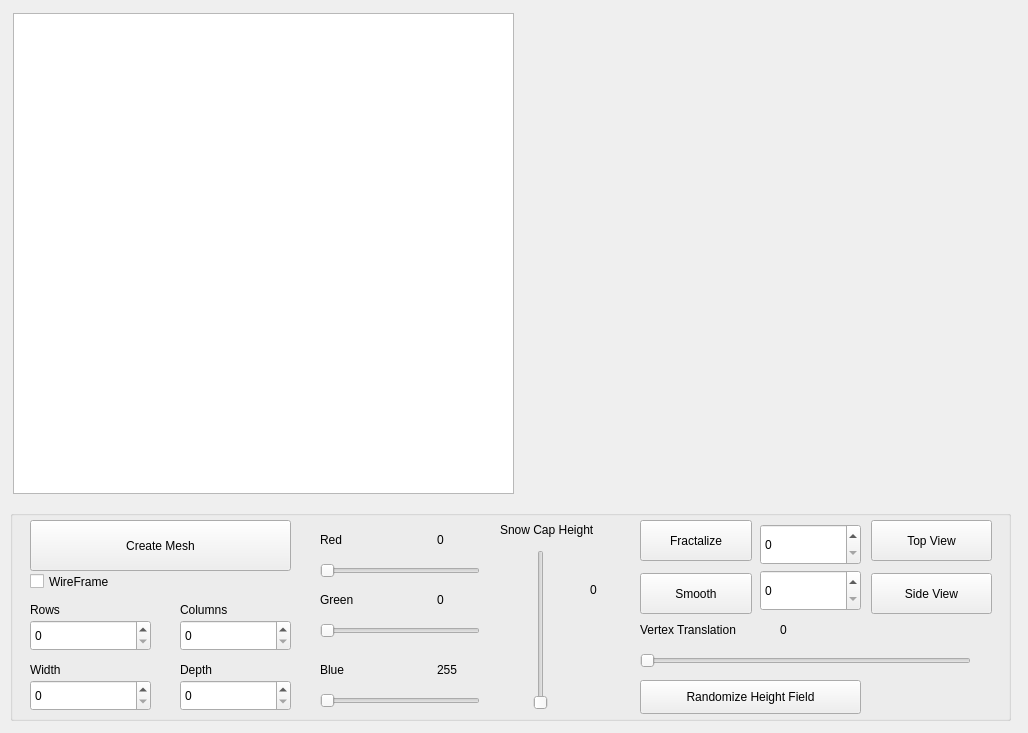
<?xml version="1.0" encoding="UTF-8"?>
<ui version="4.0">
 <class>Window</class>
 <widget class="QWidget" name="Window">
  <property name="geometry">
   <rect>
    <x>0</x>
    <y>0</y>
    <width>1028</width>
    <height>733</height>
   </rect>
  </property>
  <property name="minimumSize">
   <size>
    <width>1028</width>
    <height>733</height>
   </size>
  </property>
  <property name="windowTitle">
   <string>Window</string>
  </property>
  <widget class="QListWidget" name="listWidget">
   <property name="geometry">
    <rect>
     <x>13</x>
     <y>13</y>
     <width>501</width>
     <height>481</height>
    </rect>
   </property>
  </widget>
  <widget class="QGroupBox" name="groupBox">
   <property name="geometry">
    <rect>
     <x>10</x>
     <y>510</y>
     <width>1001</width>
     <height>211</height>
    </rect>
   </property>
   <property name="title">
    <string/>
   </property>
   <widget class="QSlider" name="translateSlider">
    <property name="geometry">
     <rect>
      <x>630</x>
      <y>140</y>
      <width>331</width>
      <height>22</height>
     </rect>
    </property>
    <property name="orientation">
     <enum>Qt::Horizontal</enum>
    </property>
   </widget>
   <widget class="QCheckBox" name="wireFrameCheckBox">
    <property name="geometry">
     <rect>
      <x>20</x>
      <y>60</y>
      <width>111</width>
      <height>23</height>
     </rect>
    </property>
    <property name="text">
     <string>WireFrame</string>
    </property>
   </widget>
   <widget class="QSpinBox" name="rowSpinBox">
    <property name="geometry">
     <rect>
      <x>20</x>
      <y>110</y>
      <width>121</width>
      <height>31</height>
     </rect>
    </property>
   </widget>
   <widget class="QSpinBox" name="widthSpinBox">
    <property name="geometry">
     <rect>
      <x>20</x>
      <y>170</y>
      <width>121</width>
      <height>31</height>
     </rect>
    </property>
   </widget>
   <widget class="QSpinBox" name="columnSpinBox">
    <property name="geometry">
     <rect>
      <x>170</x>
      <y>110</y>
      <width>111</width>
      <height>31</height>
     </rect>
    </property>
   </widget>
   <widget class="QSpinBox" name="depthSpinBox">
    <property name="geometry">
     <rect>
      <x>170</x>
      <y>170</y>
      <width>111</width>
      <height>31</height>
     </rect>
    </property>
   </widget>
   <widget class="QSlider" name="red_slider">
    <property name="geometry">
     <rect>
      <x>310</x>
      <y>50</y>
      <width>160</width>
      <height>22</height>
     </rect>
    </property>
    <property name="orientation">
     <enum>Qt::Horizontal</enum>
    </property>
   </widget>
   <widget class="QSlider" name="green_slider">
    <property name="geometry">
     <rect>
      <x>310</x>
      <y>110</y>
      <width>160</width>
      <height>22</height>
     </rect>
    </property>
    <property name="orientation">
     <enum>Qt::Horizontal</enum>
    </property>
   </widget>
   <widget class="QSlider" name="blue_slider">
    <property name="geometry">
     <rect>
      <x>310</x>
      <y>180</y>
      <width>160</width>
      <height>22</height>
     </rect>
    </property>
    <property name="orientation">
     <enum>Qt::Horizontal</enum>
    </property>
   </widget>
   <widget class="QLabel" name="label">
    <property name="geometry">
     <rect>
      <x>310</x>
      <y>20</y>
      <width>68</width>
      <height>19</height>
     </rect>
    </property>
    <property name="text">
     <string>Red</string>
    </property>
   </widget>
   <widget class="QLabel" name="label_2">
    <property name="geometry">
     <rect>
      <x>310</x>
      <y>80</y>
      <width>68</width>
      <height>19</height>
     </rect>
    </property>
    <property name="text">
     <string>Green</string>
    </property>
   </widget>
   <widget class="QLabel" name="label_3">
    <property name="geometry">
     <rect>
      <x>310</x>
      <y>150</y>
      <width>68</width>
      <height>19</height>
     </rect>
    </property>
    <property name="text">
     <string>Blue</string>
    </property>
   </widget>
   <widget class="QPushButton" name="topViewButton">
    <property name="geometry">
     <rect>
      <x>861</x>
      <y>10</y>
      <width>121</width>
      <height>41</height>
     </rect>
    </property>
    <property name="text">
     <string>Top View</string>
    </property>
   </widget>
   <widget class="QPushButton" name="sideViewButton">
    <property name="geometry">
     <rect>
      <x>861</x>
      <y>63</y>
      <width>121</width>
      <height>41</height>
     </rect>
    </property>
    <property name="text">
     <string>Side View</string>
    </property>
   </widget>
   <widget class="QPushButton" name="createButton">
    <property name="geometry">
     <rect>
      <x>20</x>
      <y>10</y>
      <width>261</width>
      <height>51</height>
     </rect>
    </property>
    <property name="text">
     <string>Create Mesh</string>
    </property>
   </widget>
   <widget class="QLabel" name="label_4">
    <property name="geometry">
     <rect>
      <x>20</x>
      <y>90</y>
      <width>68</width>
      <height>19</height>
     </rect>
    </property>
    <property name="text">
     <string>Rows</string>
    </property>
   </widget>
   <widget class="QLabel" name="label_5">
    <property name="geometry">
     <rect>
      <x>170</x>
      <y>90</y>
      <width>68</width>
      <height>19</height>
     </rect>
    </property>
    <property name="text">
     <string>Columns</string>
    </property>
   </widget>
   <widget class="QLabel" name="widthLabel">
    <property name="geometry">
     <rect>
      <x>20</x>
      <y>150</y>
      <width>68</width>
      <height>19</height>
     </rect>
    </property>
    <property name="text">
     <string>Width</string>
    </property>
   </widget>
   <widget class="QLabel" name="depthLabel">
    <property name="geometry">
     <rect>
      <x>170</x>
      <y>150</y>
      <width>68</width>
      <height>19</height>
     </rect>
    </property>
    <property name="text">
     <string>Depth</string>
    </property>
   </widget>
   <widget class="QPushButton" name="fractalizeButton">
    <property name="geometry">
     <rect>
      <x>630</x>
      <y>10</y>
      <width>112</width>
      <height>41</height>
     </rect>
    </property>
    <property name="toolTipDuration">
     <number>-1</number>
    </property>
    <property name="text">
     <string>Fractalize</string>
    </property>
   </widget>
   <widget class="QPushButton" name="smoothButton">
    <property name="geometry">
     <rect>
      <x>630</x>
      <y>63</y>
      <width>112</width>
      <height>41</height>
     </rect>
    </property>
    <property name="text">
     <string>Smooth</string>
    </property>
   </widget>
   <widget class="QSpinBox" name="fractalSpinBox">
    <property name="geometry">
     <rect>
      <x>750</x>
      <y>14</y>
      <width>101</width>
      <height>41</height>
     </rect>
    </property>
   </widget>
   <widget class="QSpinBox" name="smoothSpinBox">
    <property name="geometry">
     <rect>
      <x>750</x>
      <y>60</y>
      <width>101</width>
      <height>41</height>
     </rect>
    </property>
   </widget>
   <widget class="QLabel" name="label_6">
    <property name="geometry">
     <rect>
      <x>630</x>
      <y>110</y>
      <width>141</width>
      <height>19</height>
     </rect>
    </property>
    <property name="text">
     <string>Vertex Translation</string>
    </property>
   </widget>
   <widget class="QSlider" name="snowSlider">
    <property name="geometry">
     <rect>
      <x>520</x>
      <y>40</y>
      <width>22</width>
      <height>160</height>
     </rect>
    </property>
    <property name="orientation">
     <enum>Qt::Vertical</enum>
    </property>
   </widget>
   <widget class="QLabel" name="redLabel">
    <property name="geometry">
     <rect>
      <x>427</x>
      <y>20</y>
      <width>41</width>
      <height>20</height>
     </rect>
    </property>
    <property name="text">
     <string>0</string>
    </property>
   </widget>
   <widget class="QLabel" name="greenLabel">
    <property name="geometry">
     <rect>
      <x>427</x>
      <y>80</y>
      <width>41</width>
      <height>20</height>
     </rect>
    </property>
    <property name="text">
     <string>0</string>
    </property>
   </widget>
   <widget class="QLabel" name="blueLabel">
    <property name="geometry">
     <rect>
      <x>427</x>
      <y>150</y>
      <width>41</width>
      <height>20</height>
     </rect>
    </property>
    <property name="text">
     <string>255</string>
    </property>
   </widget>
   <widget class="QLabel" name="label_10">
    <property name="geometry">
     <rect>
      <x>490</x>
      <y>10</y>
      <width>131</width>
      <height>19</height>
     </rect>
    </property>
    <property name="text">
     <string>Snow Cap Height</string>
    </property>
   </widget>
   <widget class="QLabel" name="snowLabel">
    <property name="geometry">
     <rect>
      <x>580</x>
      <y>70</y>
      <width>31</width>
      <height>20</height>
     </rect>
    </property>
    <property name="text">
     <string>0</string>
    </property>
   </widget>
   <widget class="QLabel" name="vertexLabel">
    <property name="geometry">
     <rect>
      <x>770</x>
      <y>110</y>
      <width>68</width>
      <height>19</height>
     </rect>
    </property>
    <property name="text">
     <string>0</string>
    </property>
   </widget>
   <widget class="QPushButton" name="randomFieldButton">
    <property name="geometry">
     <rect>
      <x>630</x>
      <y>170</y>
      <width>221</width>
      <height>34</height>
     </rect>
    </property>
    <property name="text">
     <string>Randomize Height Field</string>
    </property>
   </widget>
  </widget>
  <widget class="MyGLWidget" name="myGLWidget" native="true">
   <property name="geometry">
    <rect>
     <x>520</x>
     <y>10</y>
     <width>480</width>
     <height>480</height>
    </rect>
   </property>
   <property name="minimumSize">
    <size>
     <width>480</width>
     <height>480</height>
    </size>
   </property>
  </widget>
 </widget>
 <layoutdefault spacing="6" margin="11"/>
 <customwidgets>
  <customwidget>
   <class>MyGLWidget</class>
   <extends>QWidget</extends>
   <header>myglwidget.h</header>
   <container>1</container>
   <slots>
    <slot>setXRotation(int)</slot>
    <slot>setZRotation(int)</slot>
    <slot>setYRotation(int)</slot>
   </slots>
  </customwidget>
 </customwidgets>
 <resources/>
 <connections/>
</ui>
